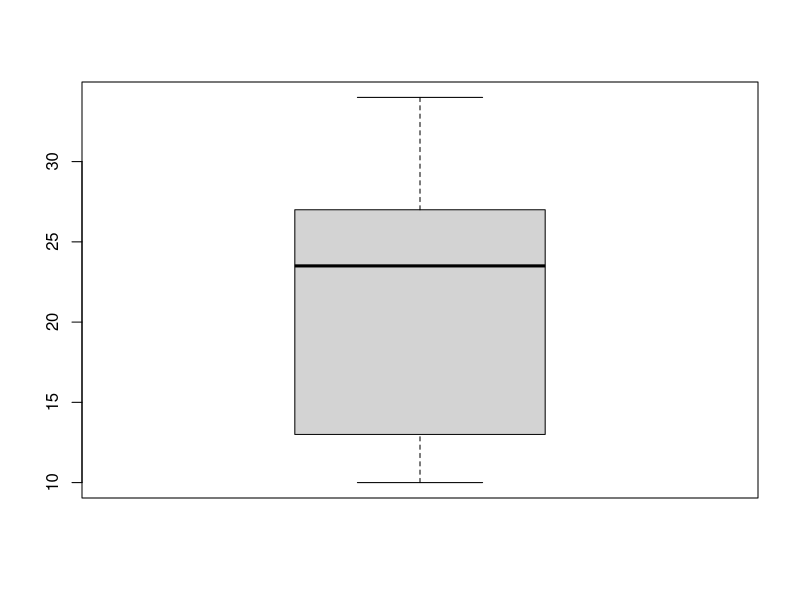
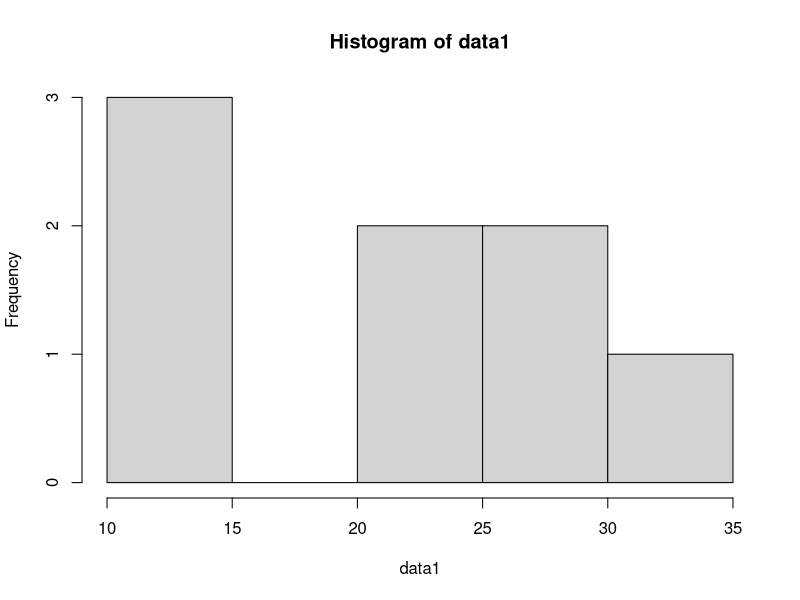
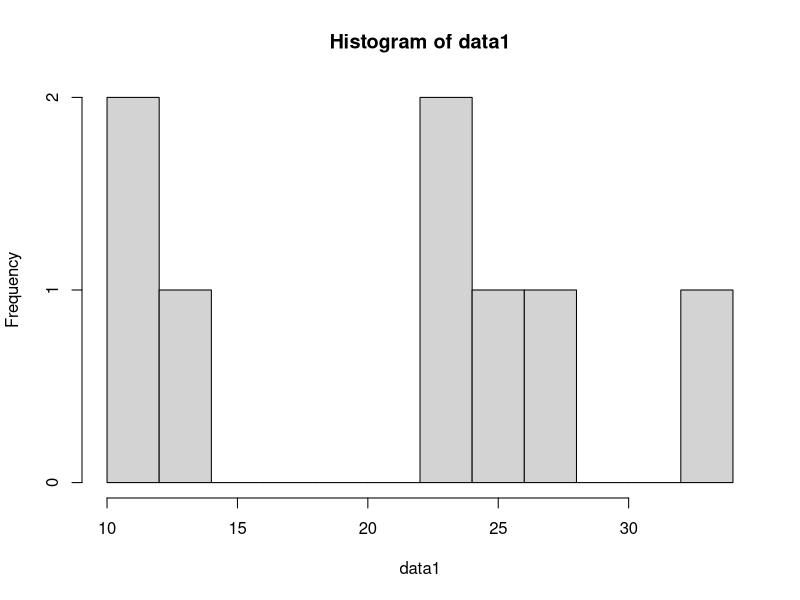

Here is the R script that generated these plots, in order:
## ---- chunk 1
knitr::opts_chunk$set(echo = TRUE)
## ---- chunk 2

data1 <- c(10, 23, 14, 12, 34, 26, 28, 24)

## ---- chunk 3
mean(data1)

## ---- chunk 4
summary(data1)
## ---- chunk 5
fivenum(data1)
## ---- chunk 6

boxplot(data1)

## ---- chunk 7
hist(data1)
## ---- chunk 8
hist(data1, breaks = 10)
